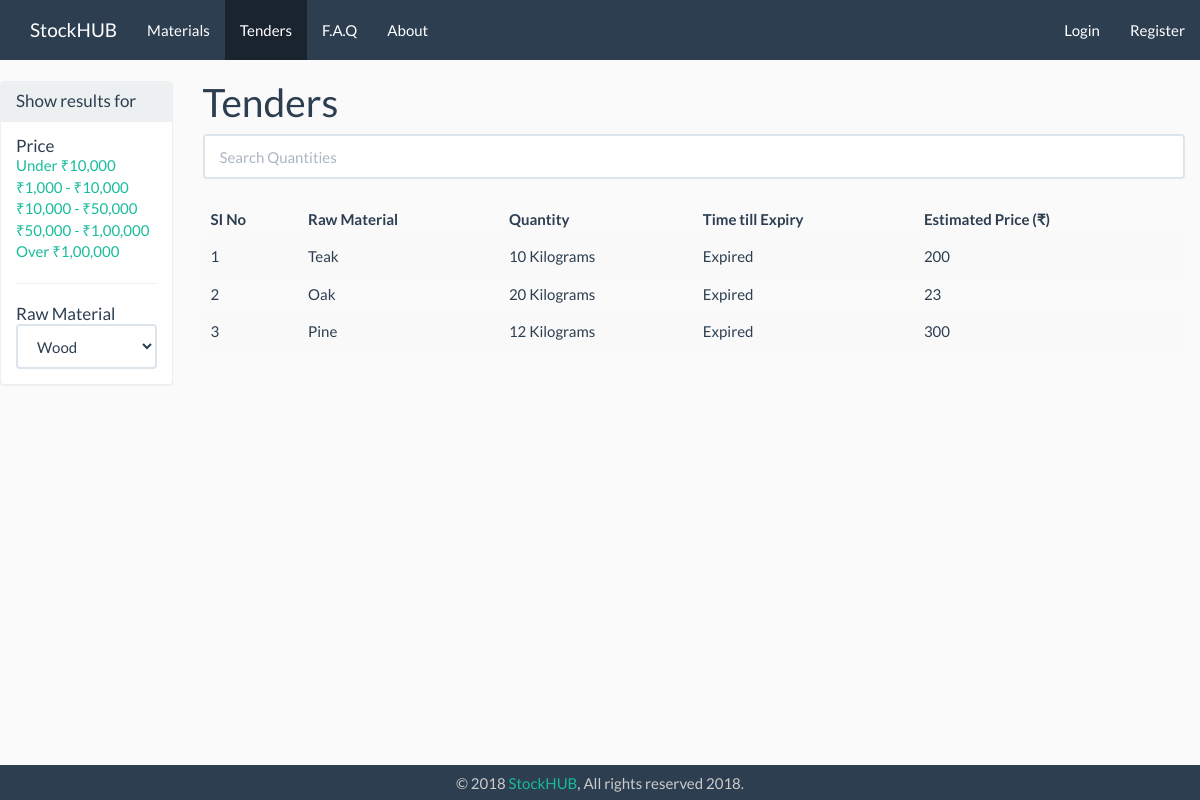
The app's page /index.php/tenders with its own data.
### tables this page shows
CREATE TABLE `tender` (
  `tender_id` int(11) NOT NULL,
  `m_id` varchar(11) NOT NULL,
  `raw_material_id` int(11) NOT NULL,
  `tender_quantity` int(11) NOT NULL,
  `tender_quantity_unit` varchar(15) NOT NULL,
  `date_of_submission` date NOT NULL,
  `time_submission` time NOT NULL,
  `date_expire` date NOT NULL,
  `time_expire` time NOT NULL,
  `delivery_location` int(11) NOT NULL,
  `estimated_price` int(9) NOT NULL,
  `extra_info` text
);

CREATE TABLE `raw_material` (
  `raw_material_id` int(11) NOT NULL,
  `rm_name` varchar(255) NOT NULL,
  `material_subcat_id` int(255) NOT NULL,
  `rm_slug` varchar(255) NOT NULL,
  `rm_pic` varchar(255) NOT NULL,
  `rm_desc` text NOT NULL,
  `rm_adv` text NOT NULL,
  `rm_disadv` text NOT NULL,
  `rm_created_at` timestamp NOT NULL DEFAULT CURRENT_TIMESTAMP ON UPDATE CURRENT_TIMESTAMP
);

### application/controllers/Tenders.php (called while the page is built, shortened)
<?php
	class Tenders extends CI_Controller{
		public function index(){
            $data['title'] = 'Tenders';
            $data['tenders'] = $this->tender_model->get_tenders();
            $this->load->view('templates/header', $data);
            $this->load->view('tenders/index', $data);
            $this->load->view('templates/footer');
        }
	}

### index.php (called while the page is built, shortened)
<?php
require_once BASEPATH.'core/CodeIgniter.php';

### application/models/Tender_model.php (called while the page is built, shortened)
<?php
	class  Tender_model extends CI_Model{
        public function get_tenders($id = FALSE){
			$this->db->join('raw_material','raw_material.raw_material_id = tender.raw_material_id');
			if($id === FALSE){
				$query = $this->db->get('tender');
				return $query->result_array();
			}
			$this->db->join('manufacturers','manufacturers.m_id = tender.m_id');
			$this->db->join('material_subcat','material_subcat.subcat_id = raw_material.material_subcat_id');
			$query = $this->db->get_where('tender', array('tender_id' => $id));
			return $query->row_array();
		}
	}

### application/views/tenders/index.php (the view, shortened to what this page needs)
<div class="row">
    <div class="col-md-2">
        <div class="panel panel-default">
            <div class="panel-heading">
                <h3 class="panel-title">Show results for</h3>
            </div>
            <div class="panel-body">
                    <h3 class="panel-title">Price</h3>
                        <li class="list-unstyled"><a href="#">Under ₹10,000</a></li>
                        <li class="list-unstyled"><a href="#">₹1,000 - ₹10,000</a></li>
                        <li class="list-unstyled"><a href="#">₹10,000 - ₹50,000</a></li>
                        <li class="list-unstyled"><a href="#">₹50,000 - ₹1,00,000</a></li>
                        <li class="list-unstyled"><a href="#">Over ₹1,00,000</a></li>
                    <hr>
                    <h3 class="panel-title">Raw Material</h3>
                        <select class="form-control" id="sel1" name="tender_quantity_unit">
                            <option value="wood">Wood</option>
                        </select>
        </div>
        </div>
    </div>
    <div class="col-md-10">
        <h1><?= $title ?></h1>
        <input class="form-control" id="tenderSearchInput" type="text" placeholder="Search" >
        <br>
        <table class="table table-striped table-hover " id="tenderSearchTable">
            <thead>
                <tr>
                    <th>SI No</th>
                    <th onclick="sortTable(0)" >Raw Material</th>
                    <th onclick="sortTable(1)" >Quantity</th>
                    <th onclick="sortTable(2)" >Time till Expiry</th>
                    <th onclick="sortTable(3)" >Estimated Price (₹)</th>
                </tr>
            </thead>
            <tbody id="tenderSearchTableBody">
                <?php $i = 1; ?>
                <?php foreach($tenders as $tender): ?>
                        <tr>
                            <td> <a href="<?php echo base_url(); ?>tenders/view/<?php echo($tender['tender_id']); ?>"></a> <?php echo($i++);?></td>
                            <td><?php echo ($tender['rm_name']);?></td>
                            <td><?php echo ($tender['tender_quantity']." ".$tender['tender_quantity_unit']);?> </td>
                            <td>
                            <?php
                                $expdate = $tender['date_expire'];
                                $exptime = $tender['time_expire'];
                                $exp = date('Y-m-d H:i:s', strtotime("$expdate $exptime "));
                                $datetime1 = new DateTime();
                                $datetime2 = new DateTime($exp);
                                if ( $datetime1 >  $datetime2){
                                    echo("Expired");
                                }
                                else{
                                    $interval = $datetime1->diff($datetime2);
                                echo $interval->format('%d day %h hours %i minutes');
                                }
                            ?>
                            </td>
                            <td><?php echo ($tender['estimated_price']);?></td>
                        </tr>
                <?php endforeach; ?>
            </tbody>
        </table>
    </div>
</div>

### assets/css/style.css (style rules this page uses)
body { background: #FAFAFA; padding-bottom: 33px; padding-top: 60px; }
.row { margin-right: 0px; }

### records on screen
tender: raw_material.rm_name "Teak", tender_quantity "10", tender_quantity_unit "Kilograms", date_expire "Expired", estimated_price "200"
tender: raw_material.rm_name "Oak", tender_quantity "20", tender_quantity_unit "Kilograms", date_expire "Expired", estimated_price "23"
tender: raw_material.rm_name "Pine", tender_quantity "12", tender_quantity_unit "Kilograms", date_expire "Expired", estimated_price "300"

### other values on screen
$title "Tenders"
